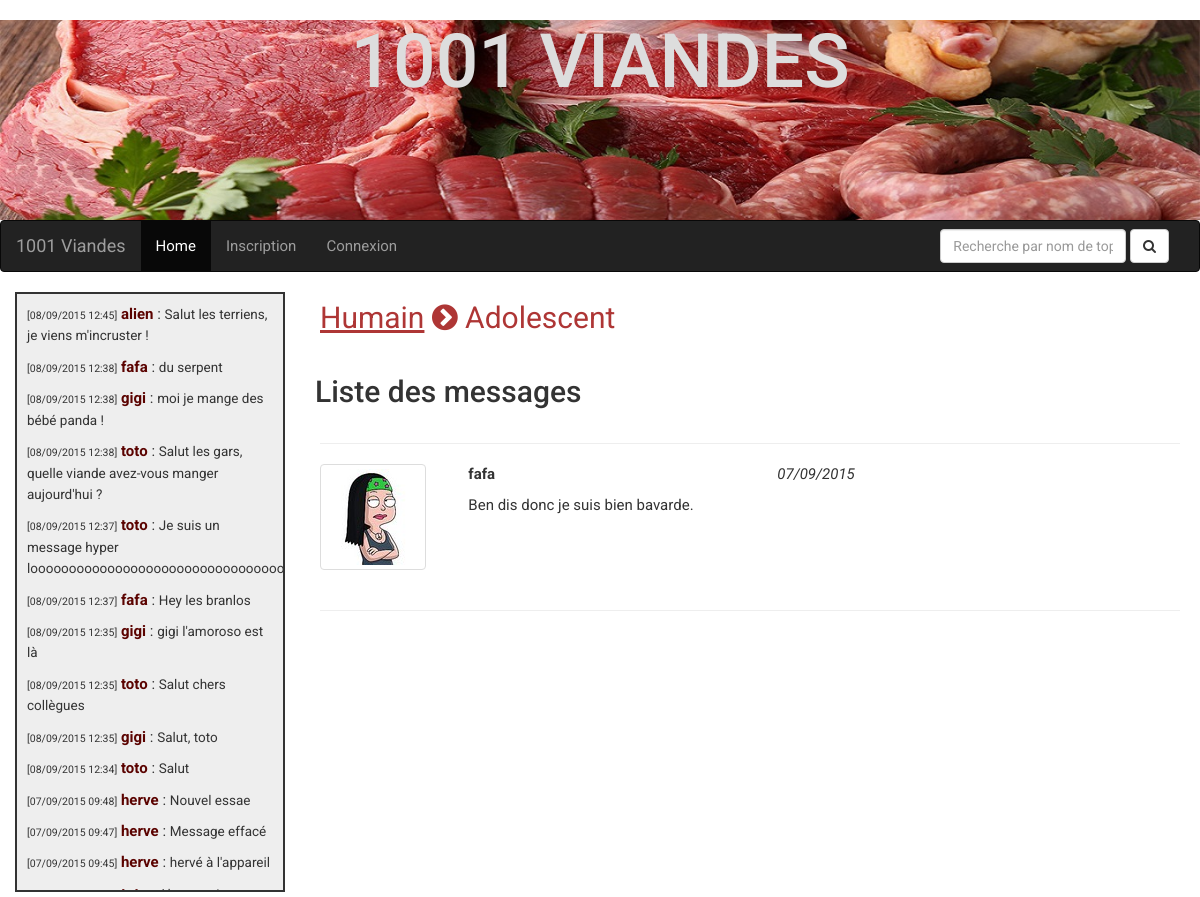
The page /home/Humain/Adolescent on the database its author committed.
### tables this page shows
CREATE TABLE IF NOT EXISTS `tchat` (
  `id` int(11) NOT NULL AUTO_INCREMENT,
  `message` varchar(4096) NOT NULL,
  `date` timestamp NOT NULL DEFAULT CURRENT_TIMESTAMP,
  `id_auteur` int(11) NOT NULL,
  PRIMARY KEY (`id`),
  KEY `id_auteur` (`id_auteur`)
);

CREATE TABLE IF NOT EXISTS `user` (
  `id` int(11) NOT NULL AUTO_INCREMENT,
  `login` varchar(32) NOT NULL,
  `email` varchar(128) NOT NULL,
  `password` varchar(512) NOT NULL,
  `avatar` varchar(512) NOT NULL,
  `statut` int(11) DEFAULT NULL,
  PRIMARY KEY (`id`),
  UNIQUE KEY `login` (`login`),
  UNIQUE KEY `email` (`email`)
);

CREATE TABLE IF NOT EXISTS `categories` (
  `id` int(11) NOT NULL AUTO_INCREMENT,
  `category` varchar(128) NOT NULL,
  PRIMARY KEY (`id`),
  UNIQUE KEY `category` (`category`)
);

CREATE TABLE IF NOT EXISTS `topics` (
  `id` int(11) NOT NULL AUTO_INCREMENT,
  `titre` varchar(512) NOT NULL,
  `date` timestamp NOT NULL DEFAULT CURRENT_TIMESTAMP,
  `id_auteur` int(11) NOT NULL,
  `id_category` int(11) NOT NULL,
  PRIMARY KEY (`id`),
  KEY `id_auteur` (`id_auteur`),
  KEY `id_category` (`id_category`)
);

CREATE TABLE IF NOT EXISTS `messages` (
  `id` int(11) NOT NULL AUTO_INCREMENT,
  `contenu` varchar(4096) NOT NULL,
  `date` timestamp NOT NULL DEFAULT CURRENT_TIMESTAMP,
  `id_auteur` int(11) NOT NULL,
  `id_topic` int(11) NOT NULL,
  `signalement` int(11) NOT NULL DEFAULT '0',
  PRIMARY KEY (`id`),
  KEY `id_auteur` (`id_auteur`),
  KEY `id_topic` (`id_topic`)
);

### apps/tchat.php (called while the page is built)
<?php
$manager = new TchatManager($link);
$messages = $manager->selectLast();
require('./views/tchat.phtml');
?>

### apps/skel.php (called while the page is built)
<?php
	require ('./views/skel.phtml');
?>

### index.php (called while the page is built, shortened)
<?php
require ('./apps/skel.php');
?>

### models/TchatManager.class.php (called while the page is built, shortened)
<?php
class TchatManager
{
	private $link;
	public function __construct($link)
	{
		$this->link = $link;
	}
	public function selectLast()
	{
		$request = "SELECT * FROM tchat ORDER BY date DESC LIMIT 0, 15";
		$res = mysqli_query($this->link, $request);
		$resultat = array();
		while ($message = mysqli_fetch_object($res, 'Tchat', array($this->link)))
		{
			$resultat[] = $message;
		}
		return $resultat;
	}
}
?>

### models/Tchat.class.php (called while the page is built, shortened)
<?php
class Tchat
{
	private $message;
	private $date;
	private $id_auteur;
	private $link;
	public function __construct($link)
	{
		$this->link = $link;
	}
	public function getMessage()
	{
		return $this->message;
	}
	public function getFormatDate()
	{
		return date('d/m/Y H:i', strtotime($this->date));
	}
	public function getAuteur()
	{
		$manager = new UserManager($this->link);
		$user = $manager->selectById($this->id_auteur);
		return $user;
	}
}
?>

### models/UserManager.class.php (called while the page is built, shortened)
<?php
class UserManager
{
	private $link;
	public function __construct($link)
	{
		$this->link = $link;
	}
	public function selectById($id)
	{
		$request = "SELECT user.*,bannis.ban_date FROM user LEFT JOIN bannis ON bannis.id_user=user.id WHERE user.id = '".$id."'";
		$res = mysqli_query($this->link, $request);
		$user = mysqli_fetch_object($res, 'User', array($this->link));
		return $user;
	}
}
?>

### models/User.class.php (called while the page is built, shortened)
<?php
class User
{
	private $login;
	private $avatar;
	public function getLogin()
	{
		return $this->login;
	}
	public function getAvatar()
	{
		return $this->avatar;
	}
}
?>

### apps/messages.php (called while the page is built)
<?php
$categoryName = $_GET['category'];
$topicName = $_GET['topic'];
$manager = new CategorieManager($link);
$categorie = $manager->selectByName($categoryName);
$topic = $categorie->selectByName($topicName);
require ('views/messages.phtml');
?>

### views/content.phtml (called while the page is built)
<?php require('apps/'.$page.'.php'); ?>

### apps/content.php (called while the page is built)
<?php
	require ('./views/content.phtml');
?>

### models/CategorieManager.class.php (called while the page is built, shortened)
<?php
class CategorieManager
{
	private $link;
	public function __construct($link)
	{
		$this->link = $link;
	}
	public function selectByName($category)
	{
		$request = "SELECT * FROM categories WHERE category = '".$category."'";
		$res = mysqli_query($this->link, $request);
		$categorie = mysqli_fetch_object($res, 'Categorie', array($this->link));
		return $categorie;
	}
}
?>

### models/Categorie.class.php (called while the page is built, shortened)
<?php
class Categorie
{
	private $id;
	private $category;
	private $link;
	public function  __construct($link)
	{
		$this->link = $link;
	}
	public function getCategory()
	{
		return $this->category;
	}
	public function selectByName($topic)
	{
		$topic = mysqli_real_escape_string($this->link, $topic);
		$request = "SELECT * FROM topics WHERE titre ='".$topic."' AND id_category='".$this->id."'";
		$res = mysqli_query($this->link, $request);
		$topic = mysqli_fetch_object($res, 'Topic', array($this->link));
		return $topic;
	}
}
?>

### models/Topic.class.php (called while the page is built, shortened)
<?php
class Topic
{
	private $id;
	private $titre;
	private $link;
	public function __construct($link)
	{
		$this->link = $link;
	}
	public function getTitre()
	{
		return $this->titre;
	}
	public function selectAll()
	{
		$request = "SELECT * from messages WHERE id_topic = '".$this->id."' ORDER BY date DESC";
		$res = mysqli_query($this->link, $request);
		$resultat = array();
		while ($message = mysqli_fetch_object($res, "Message", array($this->link)))
		{
			$resultat[] = $message;
		}
		return $resultat;
	}
}
?>

### models/Message.class.php (called while the page is built, shortened)
<?php
class Message
{
	private $contenu;
	private $date;
	private $id_auteur;
	public function getContenu()
	{
		return $this->contenu;
	}
	public function getFormatDate()
	{
		return date('d/m/Y', strtotime($this->date));
	}
	public function getId_auteur()
	{
		return $this->id_auteur;
	}
}
?>

### views/display-tchat.phtml (the view)
<p>
	<span class="tchat_date">[<?=$message->getFormatDate()?>]</span>
	<span class="tchat_auteur"><?=$message->getAuteur()->getLogin()?></span> :
	<span class="tchat_message"><?=$message->getMessage()?></span>
</p>

### apps/display-tchat.php
<?php
$i=0;
while (isset($messages[$i]))
{
	$message = $messages[$i];
	require ('./views/display-tchat.phtml');
	$i++;
}

### views/messages.phtml (shortened to what this page needs)
<div class="messages">
	<div class="chemin">
		<p>
			<a href="home/<?=$categorie->getCategory()?>"><?=htmlentities($categorie->getCategory())?></a> <i class="fa fa-chevron-circle-right"></i> <?=htmlentities($topic->getTitre())?>
			</p>
	</div>
	<h2>Liste des messages</h2>
	<?php require ('./apps/display-messages.php'); ?>
</div>

### apps/display-messages.php (shortened to what this page needs)
<?php
$messages = $topic->selectAll();
$i=0;
while (isset($messages[$i]))
{
	$message = $messages[$i];
	$date = $messages[$i]->getFormatDate();
	$id_user = $messages[$i]->getId_auteur();
	$usermanager = new UserManager($link);
	$user = $usermanager->selectById($id_user);
	require ('./views/display-messages.phtml');
	$i++;
}
?>

### views/display-messages.phtml (shortened to what this page needs)
<div class="messages-content">
	<hr>
	<div class="row">
		<div class="col-md-2">
			<div class="avatar">
				<img class="thumbnail" src="<?=htmlentities($user->getAvatar())?>" alt="">
			</div>
		</div>
		<div class="col-md-10">
			<div class="row">
				<div class="col-md-5">
					<?php
					if(isset($_SESSION['id'])){
					?>
						<p><a href='membre/<?=$user->getId()?>'><strong><?=htmlentities($user->getLogin())?></strong></a></p>
					<?php
					}
					else{
					?>
						<p><strong><?=htmlentities($user->getLogin())?></strong></p>
					<?php
					}
					?>
				</div>
				<div class="col-md-5">
					<p><em><?=$date?></em></p>
				</div>
			</div>
			<div class="wrapper-message"><p><?=nl2br(htmlentities($message->getContenu()))?></p></div>
		</div>
	</div>
	<hr>
</div>

### styles/style.css (style rules this page uses)
* { box-sizing: border-box; }
img { max-width: 100%; }
.tchat_date { font-size: 0.7em; }
.tchat_auteur { font-weight: bold; color: #5B0300; }
.tchat_message { font-size: 0.9em; }
body { font-family: Roboto; font-weight: 400; font-size: 1.5em; }
.chemin, .add, .messages-content, .messages-modif { padding: 5px; }
.chemin p { font-size: 2em; }
.chemin a, .chemin p, .gestion h1 { color: #AE3635; }
.chemin a { text-decoration: underline; }

### rows shown on the page
tchat: date "08/09/2015 12:45", id_auteur.login "alien", message "Salut les terriens, je viens m'incruster !"
tchat: date "08/09/2015 12:38", id_auteur.login "fafa", message "du serpent"
tchat: date "08/09/2015 12:38", id_auteur.login "gigi", message "moi je mange des bébé panda !"
tchat: date "08/09/2015 12:38", id_auteur.login "toto", message "Salut les gars, quelle viande avez-vous manger aujourd'hui ?"
tchat: date "08/09/2015 12:37", id_auteur.login "toto", message "Je suis un message hyper…"
tchat: date "08/09/2015 12:37", id_auteur.login "fafa", message "Hey les branlos"
tchat: date "08/09/2015 12:35", id_auteur.login "gigi", message "gigi l'amoroso est là"
tchat: date "08/09/2015 12:35", id_auteur.login "toto", message "Salut chers collègues"
tchat: date "08/09/2015 12:35", id_auteur.login "gigi", message "Salut, toto"
tchat: date "08/09/2015 12:34", id_auteur.login "toto", message "Salut"
tchat: date "07/09/2015 09:48", id_auteur.login "herve", message "Nouvel essae"
tchat: date "07/09/2015 09:47", id_auteur.login "herve", message "Message effacé"
tchat: date "07/09/2015 09:45", id_auteur.login "herve", message "hervé à l'appareil"
categories: category "Humain"
topics: titre "Adolescent"
user: avatar (picture), login "fafa"
messages: date "07/09/2015", contenu "Ben dis donc je suis bien bavarde."
